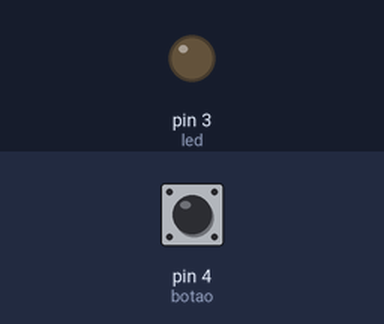
A sketch run on a simulated Arduino Uno, built with avr-gcc and run on an emulated ATmega328P. On the bench: output pins drawn as LEDs (lit = HIGH). The test bench sets the inputs (shaded band); at power-on: pin 4 (botao) HIGH.

Above: at 1.2 s.
1.3 s: pin 4 (botao) pulled LOW for 0.15 s
At 2.4 s:
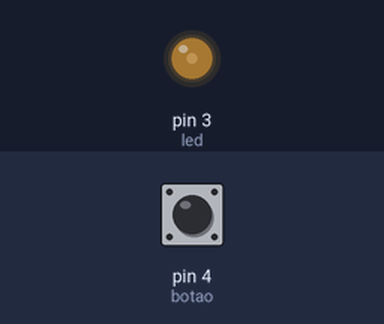
2.9 s: pin 4 (botao) pulled LOW for 1 s
At 3.6 s:
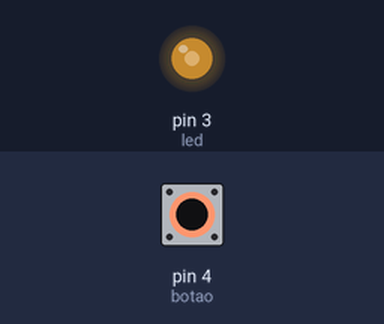
5.4 s: pin 4 (botao) pulled LOW for 0.15 s
At 6.6 s:
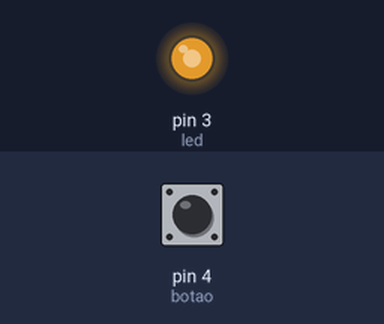
7.0 s: pin 4 (botao) pulled LOW for 3.2 s
At 8.0 s:
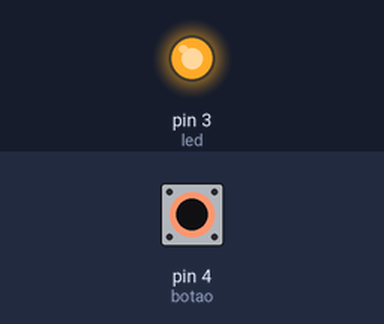
Timing chart, 0 to 10.0 s (numbered marks = the images above; inputs shaded):
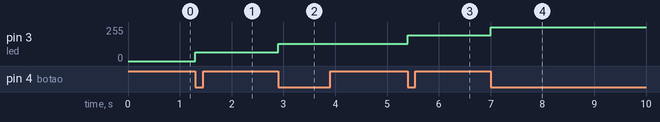

Measured:
- after the input at 1.3 s, pin 3 (led): 0/255 → 64/255 at once
- after the input at 2.9 s, pin 3 (led): 64/255 → 128/255 at once
- after the input at 5.4 s, pin 3 (led): 128/255 → 192/255 at once
- after the input at 7.0 s, pin 3 (led): 192/255 → 255/255 at once

The sketch:

Atividade_4_controle_de_brilho_por_botao.ino
```cpp
int led = 3;
int botao = 4;
int nivel = 0;
int estadoAnterior = HIGH;

void setup()
{
  pinMode(led, OUTPUT);
  pinMode(botao, INPUT_PULLUP);
}

void loop()
{
  int leitura = digitalRead(botao);

  if (leitura == LOW && estadoAnterior == HIGH) {
  	nivel++;
      if(nivel > 4){
      nivel = 0;
}
  }
    estadoAnterior = leitura;


    if(nivel == 0) analogWrite(led, 0);
    if(nivel == 1) analogWrite(led, 64);
    if(nivel == 2) analogWrite(led, 128);
    if(nivel == 3) analogWrite(led, 192);
    if(nivel == 4) analogWrite(led, 255);
}
```
